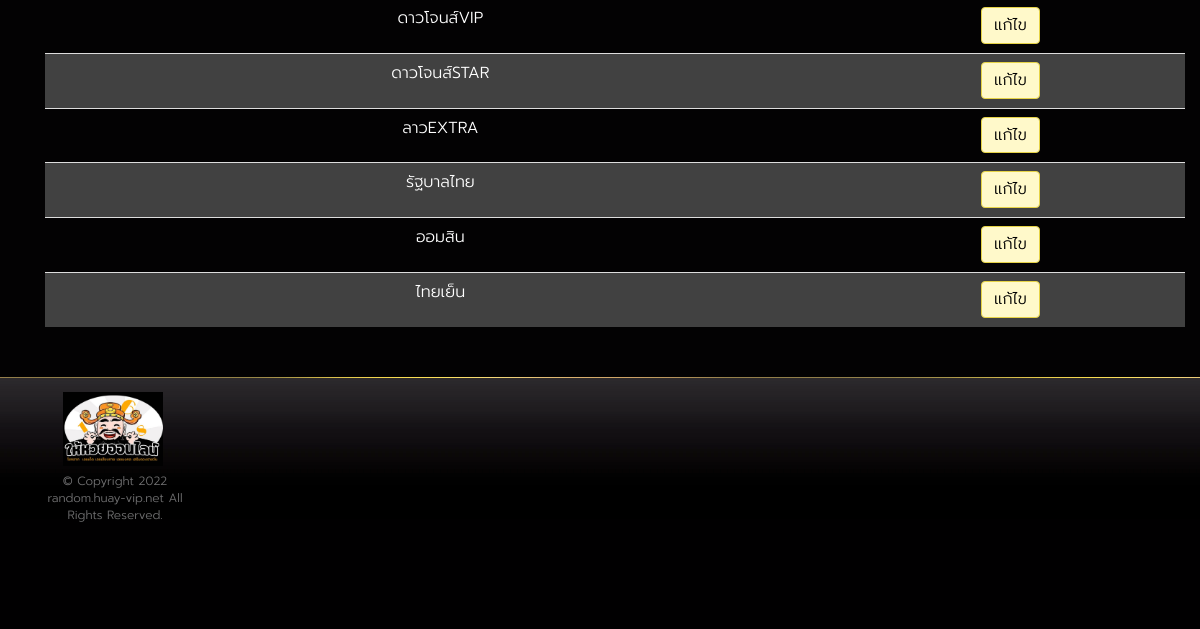
Before: /backend/huay/list (signed in, lower part) with the older database file.
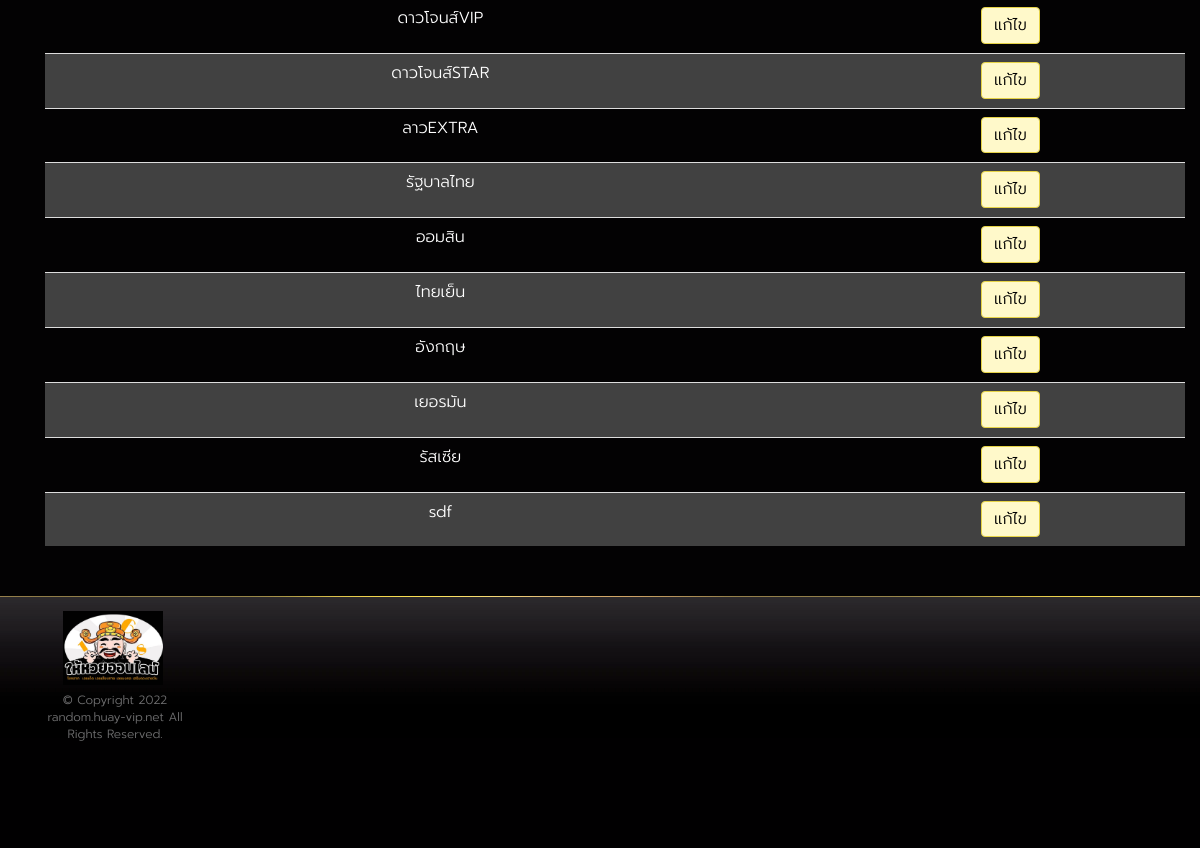
After: the same page with the newer database file.
### huayrandom/models.py (models this page shows)
class HuayListModel(models.Model):
    short_name = models.CharField(default='None', max_length=255)
    full_name = models.CharField(default='None', max_length=255)
    page_name = models.CharField(default='None', max_length=255)
    time = models.TimeField()
    link = models.CharField(default='None', max_length=255)
    def __str__(self):
        return self.short_name

### huayrandom/views.py (the view)
@login_required
def ListHuay(request):
    context = {}
    huayListObject = HuayListModel.objects.all()
    context['huayListObject'] = huayListObject
    return render(request, 'huay_list/list_huay.html', context)

### huayrandom/templates/huay_list/list_huay.html (shortened to what this page needs)
{% extends 'component/layout.html' %}
{%block content%}
<div class="wrap">
  <section class="slot-home-body">
    <div class="container">
      <section class="content">
        <div class="container">
          <div class="slot-intro">
            <table class="table table-striped">
              {%for item in huayListObject%}
              <tr>
                <td class="text-center">
                  <div class="form-group">
                    {{item}}
                  </div>
                </td>
                <td class="text-center">
                  <a href="/backend/huay/edit/{{item.id}}" class="btn btn-yellow" style="color:black;">แก้ไข</a>
                </td>
              </tr>
              {%endfor%}
            </table>
          </div>
        </div>
      </section>
    </div>
    {%endblock content%}

Changed rows visible on the page:
added HuayListModel: short_name "อังกฤษ"
added HuayListModel: short_name "เยอรมัน"
added HuayListModel: short_name "รัสเซีย"
added HuayListModel: short_name "sdf"
